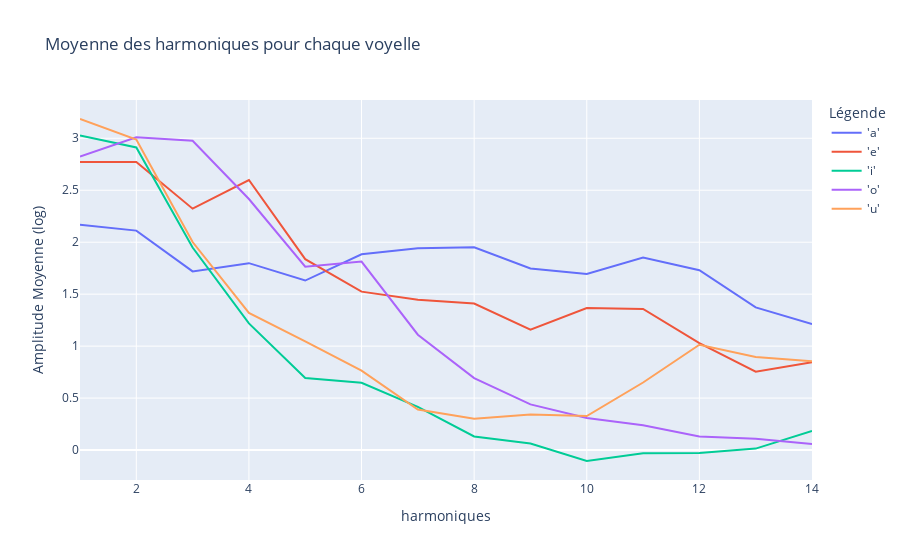

Notebook source saved alongside this figure:
### Code cell
# Affichage des vecteurs de valeur moyenne utilisés pour référence

# print('Vecteurs de valeur moyenne par voyelle : ')
# for clef, vect_voyelle in ref.items():
    # print(f'{clef} :', vect_voyelle)
    # print()

moyenne_harmoniques = px.line(x=[i for i in range(1, H+2)], y=[ref['a'], ref['e'], ref['i'], ref['o'], ref['u']], 
                              labels={'x': 'harmoniques', 'value': 'Amplitude Moyenne (log)', 'variable': 'Légende'},
                              title='Moyenne des harmoniques pour chaque voyelle',
                              width=900)

for i, trace in enumerate(moyenne_harmoniques.data):
    trace.name = f"'{liste_voyelles[i]}'"

moyenne_harmoniques.show()

### Figure 1 — Plotly figure (JSON) as saved in the notebook; plotly's stock layout.template omitted (floating-point values rounded to 4 significant figures)
{"data": [{"hovertemplate": "Légende=wide_variable_0<br>harmoniques=%{x}<br>Amplitude Moyenne (log)=%{y}<extra></extra>", "legendgroup": "wide_variable_0", "line": {"color": "#636efa", "dash": "solid"}, "marker": {"symbol": "circle"}, "mode": "lines", "name": "'a'", "orientation": "v", "showlegend": true, "type": "scatter", "x": [1, 2, 3, 4, 5, 6, 7, 8, 9, 10, 11, 12, 13, 14], "xaxis": "x", "y": [2.168, 2.111, 1.719, 1.798, 1.631, 1.884, 1.941, 1.95, 1.747, 1.694, 1.851, 1.73, 1.373, 1.212], "yaxis": "y"}, {"hovertemplate": "Légende=wide_variable_1<br>harmoniques=%{x}<br>Amplitude Moyenne (log)=%{y}<extra></extra>", "legendgroup": "wide_variable_1", "line": {"color": "#EF553B", "dash": "solid"}, "marker": {"symbol": "circle"}, "mode": "lines", "name": "'e'", "orientation": "v", "showlegend": true, "type": "scatter", "x": [1, 2, 3, 4, 5, 6, 7, 8, 9, 10, 11, 12, 13, 14], "xaxis": "x", "y": [2.773, 2.771, 2.323, 2.599, 1.837, 1.524, 1.446, 1.41, 1.159, 1.367, 1.357, 1.029, 0.7539, 0.8457], "yaxis": "y"}, {"hovertemplate": "Légende=wide_variable_2<br>harmoniques=%{x}<br>Amplitude Moyenne (log)=%{y}<extra></extra>", "legendgroup": "wide_variable_2", "line": {"color": "#00cc96", "dash": "solid"}, "marker": {"symbol": "circle"}, "mode": "lines", "name": "'i'", "orientation": "v", "showlegend": true, "type": "scatter", "x": [1, 2, 3, 4, 5, 6, 7, 8, 9, 10, 11, 12, 13, 14], "xaxis": "x", "y": [3.027, 2.911, 1.949, 1.219, 0.6932, 0.6477, 0.4164, 0.1314, 0.06258, -0.1053, -0.0312, -0.02786, 0.0142, 0.1841], "yaxis": "y"}, {"hovertemplate": "Légende=wide_variable_3<br>harmoniques=%{x}<br>Amplitude Moyenne (log)=%{y}<extra></extra>", "legendgroup": "wide_variable_3", "line": {"color": "#ab63fa", "dash": "solid"}, "marker": {"symbol": "circle"}, "mode": "lines", "name": "'o'", "orientation": "v", "showlegend": true, "type": "scatter", "x": [1, 2, 3, 4, 5, 6, 7, 8, 9, 10, 11, 12, 13, 14], "xaxis": "x", "y": [2.825, 3.009, 2.976, 2.416, 1.765, 1.814, 1.11, 0.6929, 0.4398, 0.3086, 0.2383, 0.1315, 0.1083, 0.05765], "yaxis": "y"}, {"hovertemplate": "Légende=wide_variable_4<br>harmoniques=%{x}<br>Amplitude Moyenne (log)=%{y}<extra></extra>", "legendgroup": "wide_variable_4", "line": {"color": "#FFA15A", "dash": "solid"}, "marker": {"symbol": "circle"}, "mode": "lines", "name": "'u'", "orientation": "v", "showlegend": true, "type": "scatter", "x": [1, 2, 3, 4, 5, 6, 7, 8, 9, 10, 11, 12, 13, 14], "xaxis": "x", "y": [3.186, 2.987, 2.002, 1.32, 1.045, 0.7633, 0.3901, 0.3023, 0.3423, 0.3272, 0.65, 1.013, 0.8957, 0.8545], "yaxis": "y"}], "layout": {"legend": {"title": {"text": "Légende"}, "tracegroupgap": 0}, "title": {"text": "Moyenne des harmoniques pour chaque voyelle"}, "width": 900, "xaxis": {"anchor": "y", "domain": [0, 1], "title": {"text": "harmoniques"}}, "yaxis": {"anchor": "x", "domain": [0, 1], "title": {"text": "Amplitude Moyenne (log)"}}}}
